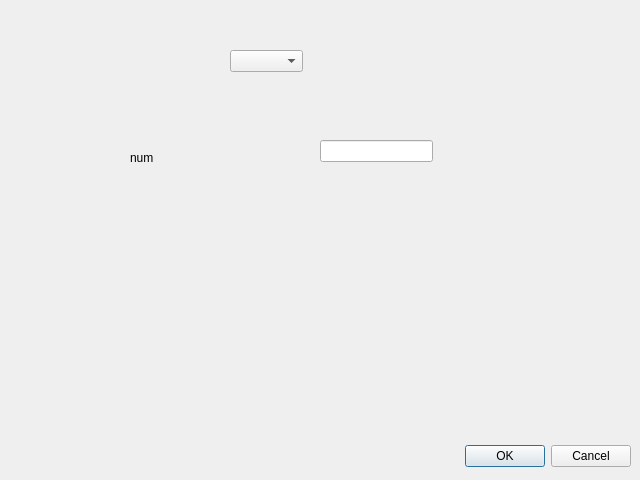
<?xml version="1.0" encoding="UTF-8"?>
<ui version="4.0">
 <class>telecharger</class>
 <widget class="QDialog" name="telecharger">
  <property name="geometry">
   <rect>
    <x>0</x>
    <y>0</y>
    <width>640</width>
    <height>480</height>
   </rect>
  </property>
  <property name="windowTitle">
   <string>Dialog</string>
  </property>
  <widget class="QDialogButtonBox" name="buttonBox">
   <property name="geometry">
    <rect>
     <x>10</x>
     <y>440</y>
     <width>621</width>
     <height>32</height>
    </rect>
   </property>
   <property name="orientation">
    <enum>Qt::Horizontal</enum>
   </property>
   <property name="standardButtons">
    <set>QDialogButtonBox::Cancel|QDialogButtonBox::Ok</set>
   </property>
  </widget>
  <widget class="QLineEdit" name="lineEdit">
   <property name="geometry">
    <rect>
     <x>320</x>
     <y>140</y>
     <width>113</width>
     <height>22</height>
    </rect>
   </property>
  </widget>
  <widget class="QLabel" name="label">
   <property name="geometry">
    <rect>
     <x>130</x>
     <y>150</y>
     <width>55</width>
     <height>16</height>
    </rect>
   </property>
   <property name="text">
    <string>num </string>
   </property>
  </widget>
  <widget class="QComboBox" name="comboBox">
   <property name="geometry">
    <rect>
     <x>230</x>
     <y>50</y>
     <width>73</width>
     <height>22</height>
    </rect>
   </property>
  </widget>
 </widget>
 <resources/>
 <connections>
  <connection>
   <sender>buttonBox</sender>
   <signal>accepted()</signal>
   <receiver>telecharger</receiver>
   <slot>accept()</slot>
   <hints>
    <hint type="sourcelabel">
     <x>248</x>
     <y>254</y>
    </hint>
    <hint type="destinationlabel">
     <x>157</x>
     <y>274</y>
    </hint>
   </hints>
  </connection>
  <connection>
   <sender>buttonBox</sender>
   <signal>rejected()</signal>
   <receiver>telecharger</receiver>
   <slot>reject()</slot>
   <hints>
    <hint type="sourcelabel">
     <x>316</x>
     <y>260</y>
    </hint>
    <hint type="destinationlabel">
     <x>286</x>
     <y>274</y>
    </hint>
   </hints>
  </connection>
 </connections>
</ui>
